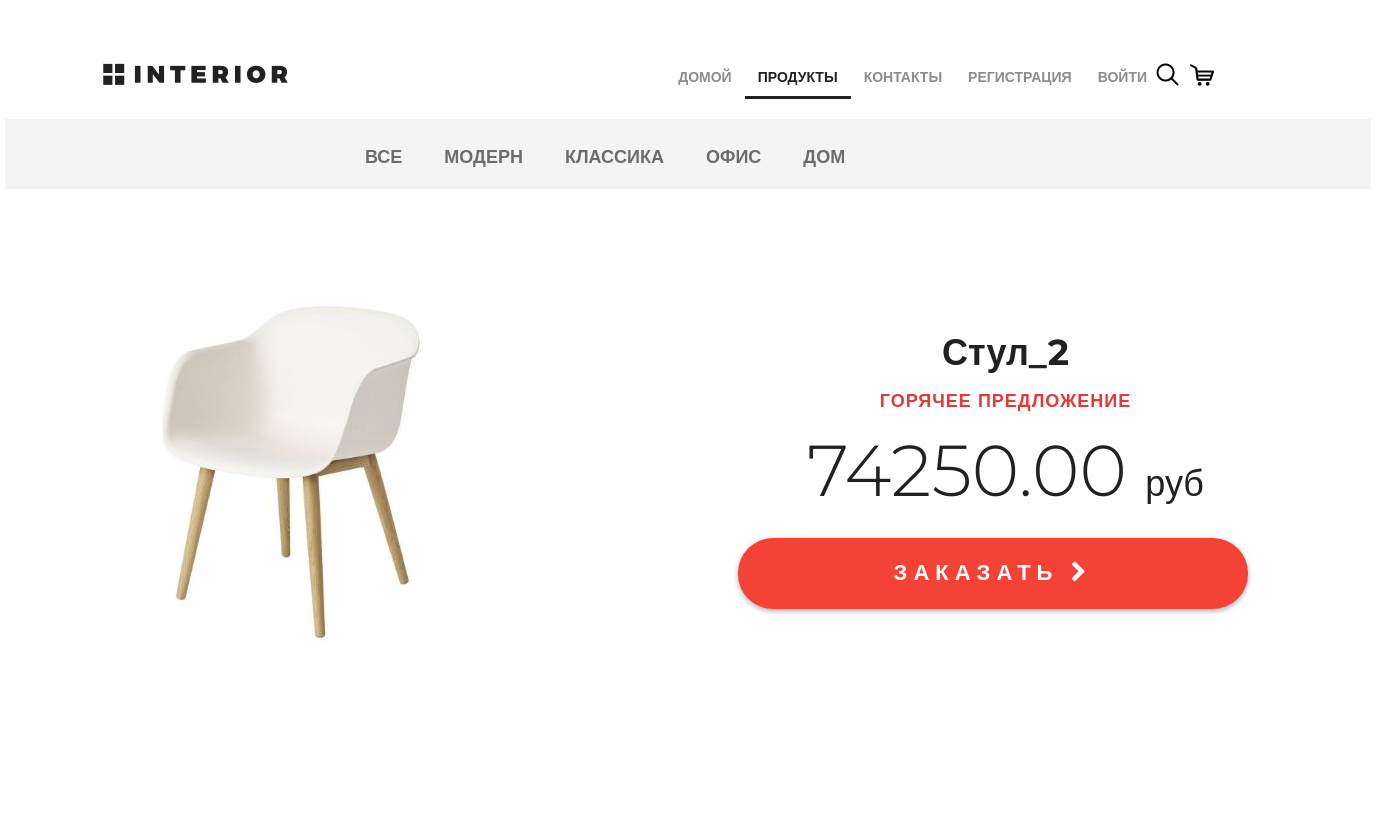
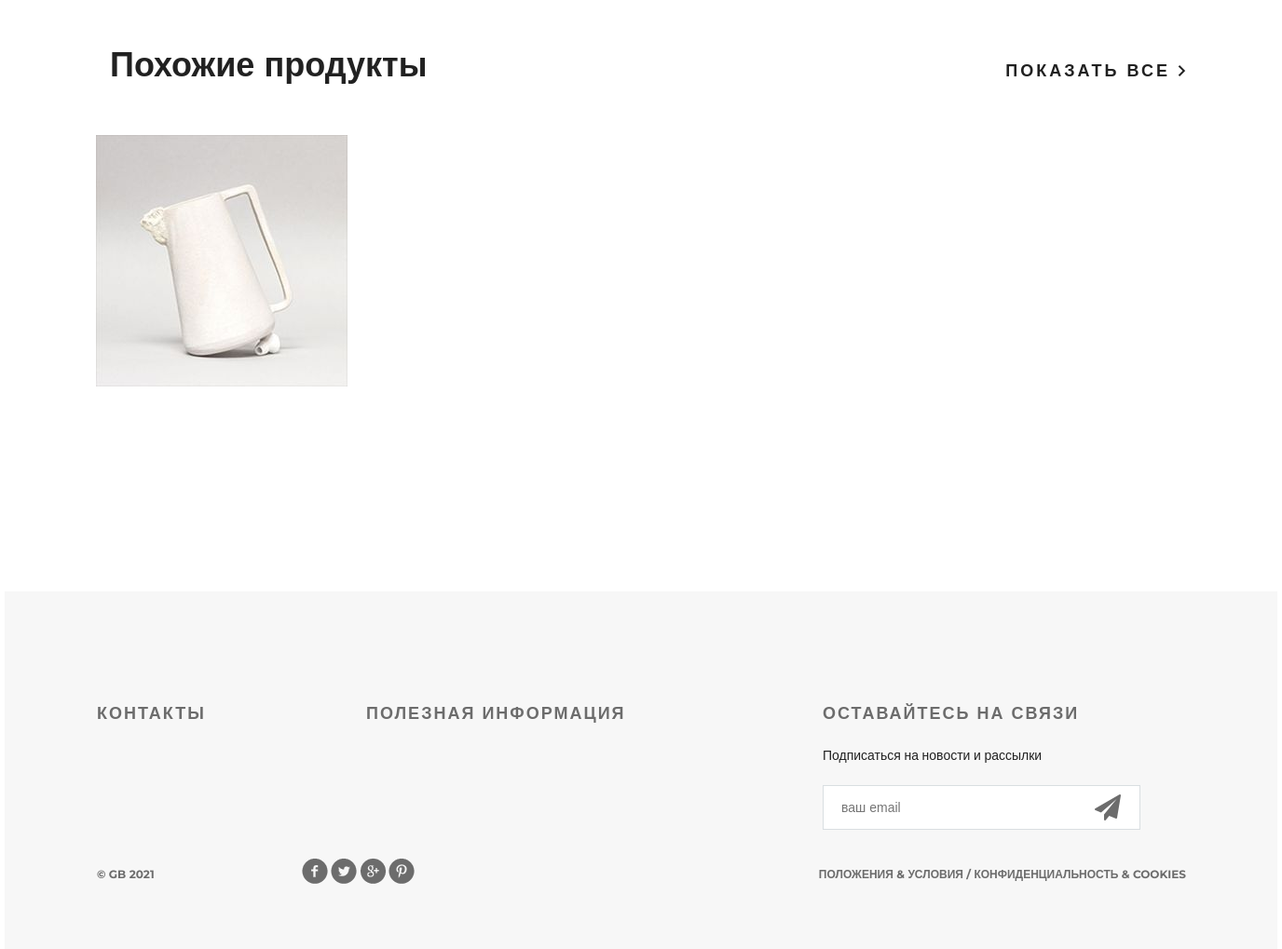
Screenshot of /products/ with the database file from the repository (2 pictures, top to bottom).
### mainapp/models.py (models this page shows, shortened)
class ProductCategory(models.Model):
    name = models.CharField(max_length=64, blank=True, unique=True, verbose_name='Название')
    description = models.TextField(verbose_name='Описание')
    class Meta:
        verbose_name = 'категория'
        verbose_name_plural = 'категория'
        ordering = ('-id',)

class Product(models.Model):
    category = models.ForeignKey(ProductCategory, on_delete=models.CASCADE, verbose_name='Категория')
    name = models.CharField(max_length=128, verbose_name='Название')
    image = models.ImageField(upload_to='products', blank=True,verbose_name='Картинка')
    short_desc = models.CharField(max_length=255, verbose_name='Краткое описание')
    description = models.TextField(verbose_name='Описание')
    price = models.DecimalField(decimal_places=2, max_digits=10, default=0, verbose_name='Цена')
    quantity = models.PositiveSmallIntegerField(default=0, verbose_name='Количество')

### mainapp/views.py (the view, shortened to what this page needs)
# urls.py: path('products/', include('mainapp.urls', namespace='products')),
def products(request, pk=None):
    links_menu = ProductCategory.objects.all()
    hot_product = get_hot_product()
    same_products = get_same_products(hot_product)
    context = {
        'list_menu': links_menu,
        'title': 'Продукты',
        'hot_product': hot_product,
        'same_products': same_products,
        'basket': get_basket(request.user)
    }
    return render(request, 'mainapp/products.html', context=context)

### mainapp/views.py (called while the page is built)
def get_basket(user):
    if user.is_authenticated:
        return Basket.objects.filter(user=user)
    return None

def get_hot_product():
    return random.sample(list(Product.objects.all()), 1)[0]

def get_same_products(hot_prod):
    products_list = Product.objects.filter(category=hot_prod.category).exclude(pk=hot_prod.pk)[:3]
    return products_list

### mainapp/templates/mainapp/products.html (shortened to what this page needs)
{% extends 'mainapp/base.html' %}
{% load static %}
{% block menu %}
    <div class="hero-white">
        <div class="header clearfix">
                {% include 'mainapp/includes/inc_main_menu.html' %}
        </div>
    </div>
{% endblock %}
{% block content %}
    <div class="details">
        <div class="links clearfix">
            {% include 'mainapp/includes/inc_catrgories_menu.html' %}
        </div>
        <div class="details-products">
            <div class="details-slider">
                <div class="slider-product">
                    <img src="/media/{{ hot_product.image}}">
                </div>
            </div>
            <div class="description">
                <h3 class="big-bold">{{ hot_product.name }}</h3>
                <h3 class="red">горячее предложение</h3>
                <p class="price"> {{ hot_product.price|floatformat:2 }} <span>руб</span></p>
                <a href="{% url 'basket:add' hot_product.pk %}" class="red-button">
                    заказать <i class="fa fa-chevron-right" aria-hidden="true"></i>
                </a>
            </div>
        </div>
        <div class="related">
            <div class="title clearfix">
                <h2>Похожие продукты</h2>
                <a class="explore" href="#">показать все <img src="{% static 'img/arrow.png' %}" alt=""></a>
            </div>
            <div class="related-products clearfix">
                {% for prod in same_products %}
                <div class="block">
                    <a href="{% url 'products:product' prod.pk %}"><img src="/media/{{ prod.image }}" alt="">
                    </a>
                </div>
                {% endfor %}
            </div>
        </div>
    </div>
{% endblock %}

### mainapp/templates/mainapp/includes/inc_catrgories_menu.html (shortened to what this page needs)
<ul class="links-menu">
    <li><a href="{% url 'products:category' 0 %}">Все</a></li>
    {% for item in list_menu %}
        <li><a
                href="{% url 'products:category' item.pk %}"
        >{{ item.name }}</a></li>
    {% endfor %}
</ul>

### static/style.css (style rules this page uses)
* { margin: 0; padding: 0; }
body { font-family: 'Montserrat', sans-serif; }
html, body { height: 100%; }
.clearfix:after { content: ""; display: block; clear: both; }
.explore { text-transform: uppercase; color: #212121; font-size: 18px; font-weight: 700; line-height: 24px; text-align: center; float: right; margin-top: 138px; letter-spacing: 3px; text-decoration: none; }
.big-bold { color: #212121; font-size: 36px; font-weight: 700; text-align: left; margin-bottom: 24px; line-height: 36px; }
.title { height: 152px; margin-right: 15px; }
.title h2 { float: left; margin-top: 118px; color: #212121; font-size: 36px; font-weight: 700; text-align: left; margin-left: 15px; }
.red { text-transform: uppercase; color: #e53935; font-size: 18px; font-weight: 700; text-align: left; letter-spacing: 1px; line-height: 17px; margin-bottom: 22px; }
.hero-white { background-color: #fff; height: 119px; padding-left: 98px; padding-right: 211px; position: relative; }
.links { height: 70px; background-color: #f4f4f4; position: relative; padding-left: 360px; }
.links-menu { margin: 27px auto 0px; position: absolute; }
.links-menu li { float: left; list-style-type: none; padding-right: 42px; }
.links-menu li a { text-decoration: none; color: #6c6c6c; font-size: 18px; font-weight: 700; text-transform: uppercase; }
.details-products { padding-left: 98px; padding-right: 98px; margin-top: 98px; height: 551px; }
.details-slider { width: 570px; float: left; margin-right: 30px; }
.slider-product { width: 570px; height: 400px; }
.description { width: 535px; float: right; padding-left: 35px }
.description .big-bold { color: #212121; font-size: 36px; font-weight: 700; text-align: center; margin-top: 47px; margin-bottom: 0px; }
.description .red { text-transform: uppercase; color: #e53935; font-size: 18px; font-weight: 700; text-align: center; letter-spacing: 1px; line-height: 17px; margin-top: 23px; margin-bottom: 36px; }
.description .price { color: #212121; font-size: 72px; font-weight: 300; line-height: 48px; text-align: center; }
.description .price span { color: #212121; font-size: 36px; font-weight: 300; line-height: 48px; text-align: center; }
.red-button { display: block; height: 71px; width: 510px; border-radius: 35px; background-color: #f44336; text-align: center; text-transform: uppercase; text-decoration: none; color: #ffffff; font-size: 22px; font-weight: 700; line-height: 24px; box-shadow: 0px 2px 4.85px 0.15px rgba(33, 33, 33, 0.35); line-height: 70px; letter-spacing: 6px; margin-top: 31px; }
.related { padding: 0px 98px; }
.related .title { height: 143px; margin-right: 0; }
.related .title h2 { margin-top: 45px; }
.related .title .explore { margin-top: 62px; }
.related-products { margin-bottom: 120px; }
.related-products .block a img { float: left; }
.related-products .block { float: left; margin-right: 30px; display: block; height: 370px; width: 370px; position: relative; }

### rows the page displays
ProductCategory: name "МОДЕРН"
ProductCategory: name "КЛАССИКА"
ProductCategory: name "ОФИС"
ProductCategory: name "ДОМ"
Product: image (picture), name "Стул_2", price "74250.00"
Product: image (picture)
